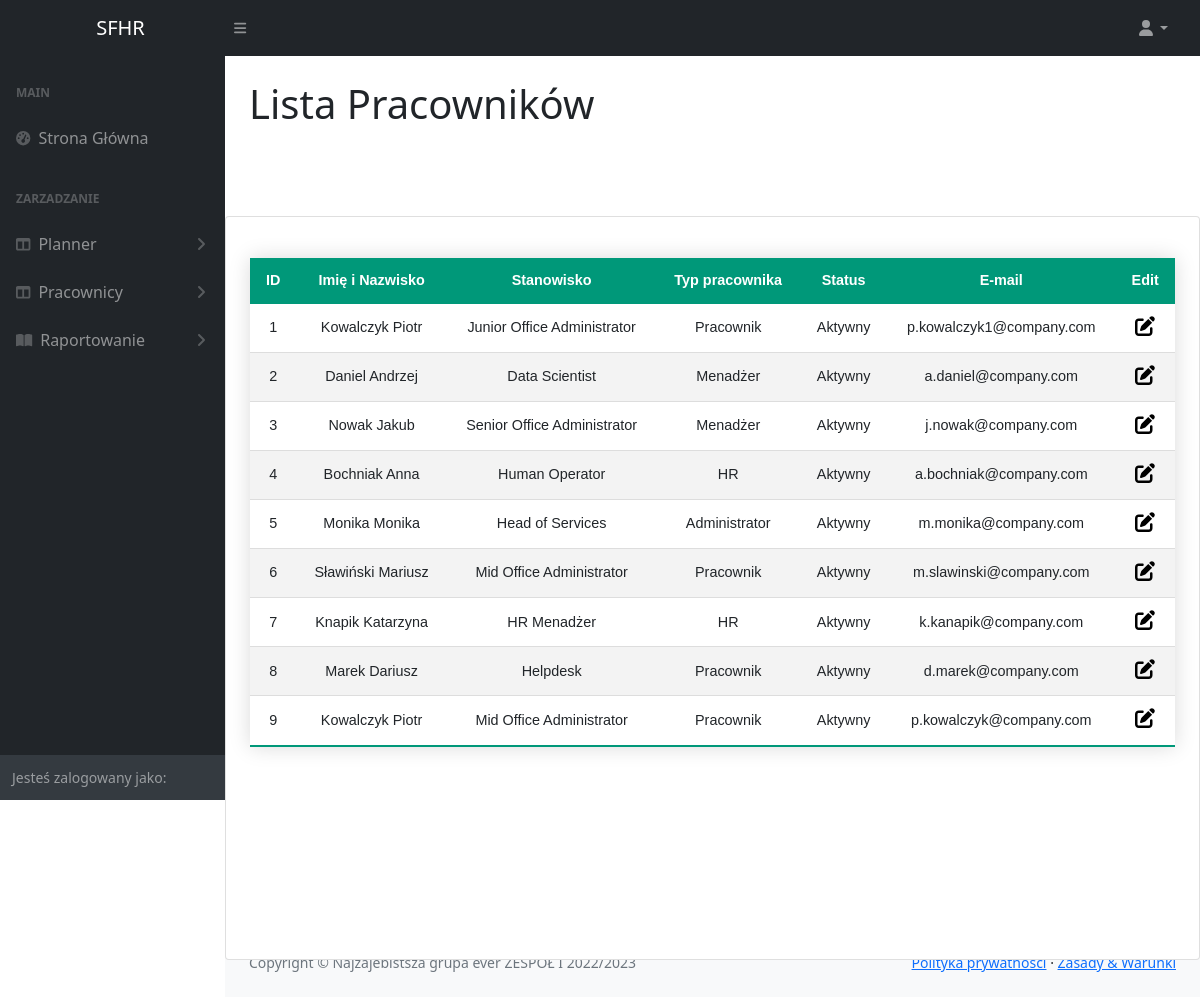
The app's page /Lista_pracownikow.php with its own data.
### tables this page shows
CREATE TABLE `users` (
  `id_user` int(255) NOT NULL,
  `full_name` text NOT NULL,
  `position` text NOT NULL,
  `type` text NOT NULL,
  `status` text NOT NULL,
  `email` text NOT NULL,
  `password` text NOT NULL,
  `end_date` date NOT NULL
);

### Lista_pracownikow.php (the view, shortened to what this page needs)
<?php
$servername = "localhost";
$username = "root";
$password = "";
$dbname = "projekt";
$conn = new mysqli($servername, $username, $password, $dbname);
$sql = "SELECT id_user, full_name, position, type, status, email FROM users";
$result = $conn->query($sql);
?>
<!DOCTYPE html>
<html lang="en">
    <head>
        <link href="css/styles.css" rel="stylesheet" />
    </head>
    <body class="body_class">
        <nav class="sb-topnav navbar navbar-expand navbar-dark bg-dark">
            <a class="Branding_Panel ps-3" href="homepage.php">SFHR</a>
            <button class="btn btn-link btn-sm order-1 order-lg-0 me-4 me-lg-0" id="sidebarToggle" href="#!"><i class="fas fa-bars"></i></button>
            <ul class="navbar-nav ms-auto ms-md-0 me-3 me-lg-4">
                <li class="nav-item dropdown">
                    <a class="nav-link dropdown-toggle" id="navbarDropdown" href="#" role="button" data-bs-toggle="dropdown" aria-expanded="false"><i class="fas fa-user fa-fw"></i></a>
                </li>
            </ul>
        </nav>
        <div id="layoutSidenav">
            <div id="layoutSidenav_nav">
                <nav class="sb-sidenav accordion sb-sidenav-dark" id="sidenavAccordion">
                    <div class="sb-sidenav-menu">
                        <div class="nav">
                            <div class="sb-sidenav-menu-heading">Main</div>
                            <a class="nav-link" href="homepage.php">
                            <div class="sb-nav-link-icon"><i class="fas fa-tachometer-alt"></i></div>
                            Strona Główna
                            </a>
                            <div class="sb-sidenav-menu-heading">Zarzadzanie</div>
                            <a class="nav-link collapsed" href="#" data-bs-toggle="collapse" data-bs-target="#collapseLayouts1" aria-expanded="false" aria-controls="collapseLayouts1">
                                <div class="sb-nav-link-icon"><i class="fas fa-columns"></i></div>
                                Planner
                                <div class="sb-sidenav-collapse-arrow"><i class="fas fa-angle-down"></i></div>
                            </a>
                            <a class = "nav-link collapsed" href="#" data-bs-toggle="collapse" data-bs-target="#collapseLayouts2" aria-expanded = "false" aria-controls="collapseLayouts2">
                                <div class="sb-nav-link-icon"><i class="fas fa-columns"></i></div>
                                Pracownicy
                                <div class="sb-sidenav-collapse-arrow"><i class="fas fa-angle-down"></i></div>
                            </a>
                            <a class="nav-link collapsed" href="#" data-bs-toggle="collapse" data-bs-target="#collapsePages" aria-expanded="false" aria-controls="collapsePages">
                                <div class="sb-nav-link-icon"><i class="fas fa-book-open"></i></div>
                                Raportowanie
                                <div class="sb-sidenav-collapse-arrow"><i class="fas fa-angle-down"></i></div>
                            </a>
                        </div>
                    </div>
                    <div class="sb-sidenav-footer">
                        <div class="small">Jesteś zalogowany jako:</div>
                    </div>
                </nav>
            </div>
            <div id="layoutSidenav_content">
                <main>
                    <div class="container-fluid px-4">
                        <h1 class="mt-4">Lista Pracowników</h1>
                    </div>
                </main>
                <div id="layoutSidenav_content" class="card-body container-fluid px-4 card mb-4">
                <table class="Tabeleczka">
                <thead>
                    <tr>
                    <th>ID</th>
                    <th>Imię i Nazwisko</th>
                    <th>Stanowisko</th>
                    <th>Typ pracownika</th>
                    <th>Status</th>
                    <th>E-mail</th>
                    <th>Edit</th>
                    </tr>
                </thead>
                <tbody>
 <?php
if ($result->num_rows > 0) {
    while($row = $result->fetch_assoc()) {
    $id = $row['id_user'];
    echo "<tr>";
    echo "<td>" . $row['id_user'] . "</td>";
    echo "<td>" . $row['full_name'] . "</td>";
    echo "<td>" . $row['position'] . "</td>";
    echo "<td>" . $row['type'] . "</td>";
    echo "<td>" . $row['status'] . "</td>";
    echo "<td>" . $row['email'] . "</td>";
    echo "<td><a href='Edit.php?edit=$id' ><i style='font-size:20px' color='black' class='fas'>&#xf044;</i></a></td>";
    echo "</tr>";
    }
}
    else {
    echo "0 results";
}
?>
                </tbody>
                </table>
                </div>
                <footer class="py-4 bg-light mt-auto">
                    <div class="container-fluid px-4">
                        <div class="d-flex align-items-center justify-content-between small">
                            <div class="text-muted">Copyright &copy; Najzajebistsza grupa ever ZESPÓŁ I 2022/2023</div>
                            <div>
                                <a href="#">Polityka prywatności</a>
                                &middot;
                                <a href="#">Zasady &amp; Warunki</a>
                            </div>
                        </div>
                    </div>
                </footer>
            </div>
        </div>
    </body>
</html>

### records on screen
users: id_user "1", full_name "Kowalczyk Piotr", position "Junior Office Administrator", type "Pracownik", status "Aktywny", email "p.kowalczyk1@company.com"
users: id_user "2", full_name "Daniel Andrzej", position "Data Scientist", type "Menadżer", status "Aktywny", email "a.daniel@company.com"
users: id_user "3", full_name "Nowak Jakub", position "Senior Office Administrator", type "Menadżer", status "Aktywny", email "j.nowak@company.com"
users: id_user "4", full_name "Bochniak Anna", position "Human Operator", type "HR", status "Aktywny", email "a.bochniak@company.com"
users: id_user "5", full_name "Monika Monika", position "Head of Services", type "Administrator", status "Aktywny", email "m.monika@company.com"
users: id_user "6", full_name "Sławiński Mariusz", position "Mid Office Administrator", type "Pracownik", status "Aktywny", email "m.slawinski@company.com"
users: id_user "7", full_name "Knapik Katarzyna", position "HR Menadżer", type "HR", status "Aktywny", email "k.kanapik@company.com"
users: id_user "8", full_name "Marek Dariusz", position "Helpdesk", type "Pracownik", status "Aktywny", email "d.marek@company.com"
users: id_user "9", full_name "Kowalczyk Piotr", position "Mid Office Administrator", type "Pracownik", status "Aktywny", email "p.kowalczyk@company.com"
